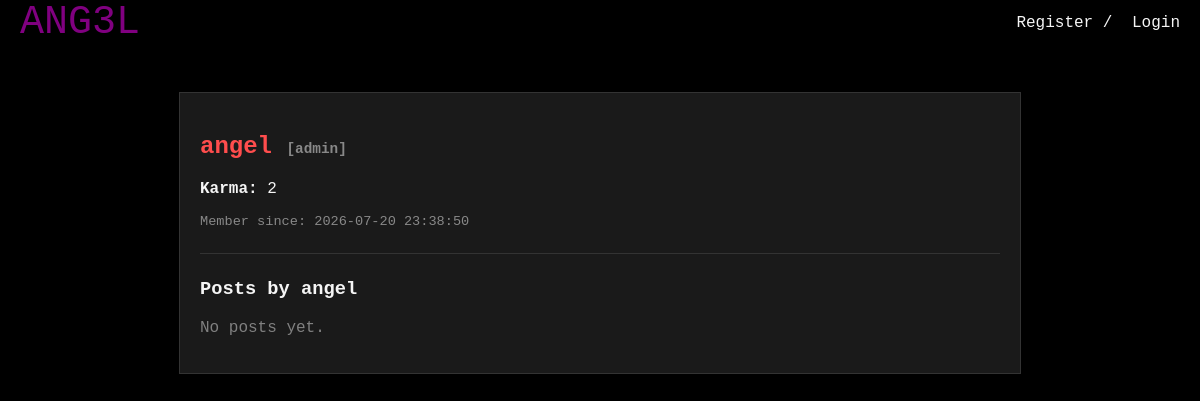
Page /u/angel on the earlier database version.
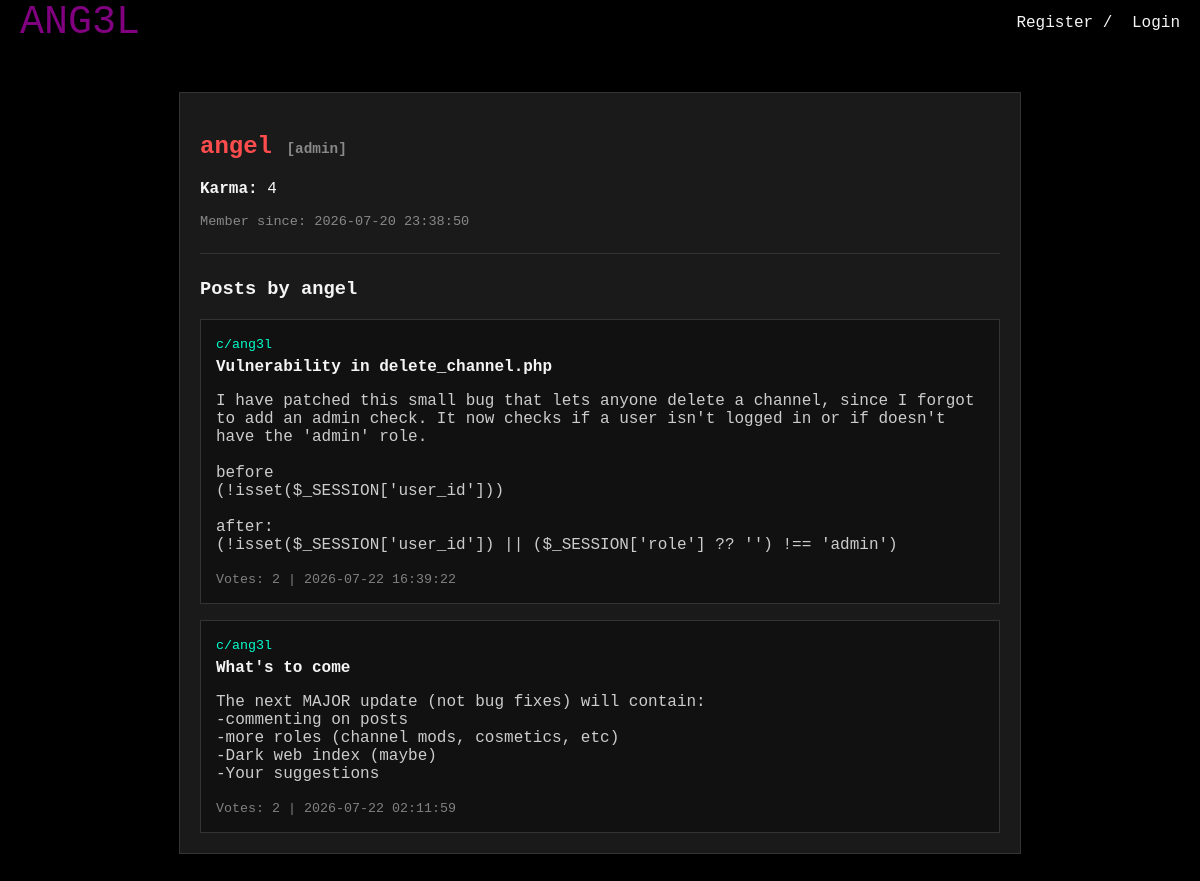
Same page on the later database version.
### tables this page shows
CREATE TABLE users (
    id INTEGER PRIMARY KEY AUTOINCREMENT,
    username TEXT UNIQUE NOT NULL,
    password_hash TEXT NOT NULL,
    is_admin INTEGER DEFAULT 0,
    created_at DATETIME DEFAULT CURRENT_TIMESTAMP
, role TEXT DEFAULT 'member', karma INTEGER DEFAULT 0);

CREATE TABLE posts (
    id INTEGER PRIMARY KEY AUTOINCREMENT,
    subchannel_id INTEGER NOT NULL,
    user_id INTEGER NOT NULL,
    title TEXT NOT NULL,
    body TEXT NOT NULL,
    votes_count INTEGER DEFAULT 0,
    created_at DATETIME DEFAULT CURRENT_TIMESTAMP,
    FOREIGN KEY (subchannel_id) REFERENCES subchannels(id) ON DELETE CASCADE,
    FOREIGN KEY (user_id) REFERENCES users(id) ON DELETE CASCADE
);

CREATE TABLE subchannels (
    id INTEGER PRIMARY KEY AUTOINCREMENT,
    name TEXT UNIQUE NOT NULL,
    description TEXT,
    created_by INTEGER,
    created_at DATETIME DEFAULT CURRENT_TIMESTAMP,
    FOREIGN KEY (created_by) REFERENCES users(id) ON DELETE SET NULL
);

### db.php (called while the page is built, shortened)
<?php
if (!function_exists('getRoleColor')) {
    function getRoleColor($role) {
        switch ($role) {
            case 'admin': return '#FF4D4D';
        }
    }
}

### public/profile.php (the view, shortened to what this page needs)
<?php
require_once __DIR__ . '/../db.php';
$username = strtolower(trim($_GET['user'] ?? ''));
$stmt = $db->prepare("SELECT id, username, role, karma, created_at FROM users WHERE LOWER(username) = ?");
$stmt->execute([$username]);
$profile_user = $stmt->fetch(PDO::FETCH_ASSOC);
$stmt_posts = $db->prepare("SELECT p.*, c.name as channel_name FROM posts p JOIN subchannels c ON p.subchannel_id = c.id WHERE p.user_id = ? ORDER BY p.created_at DESC");
$stmt_posts->execute([$profile_user['id']]);
$user_posts = $stmt_posts->fetchAll(PDO::FETCH_ASSOC);
?>
<!DOCTYPE html>
<html>
<head>
    <link rel="stylesheet" type="text/css" href="/css/header.css">
    <link rel="stylesheet" type="text/css" href="/css/profile.css">
</head>
<body>
    <?php include __DIR__ . '/../includes/header.php'; ?>
    <div class="container">
        <h2 style="color: <?php echo getRoleColor($profile_user['role']); ?>;">
            <?php echo htmlspecialchars($profile_user['username'], ENT_QUOTES, 'UTF-8'); ?>
            <span style="font-size: 0.9rem; color: #888;">[<?php echo htmlspecialchars($profile_user['role'], ENT_QUOTES, 'UTF-8'); ?>]</span>
        </h2>
        <p><strong>Karma:</strong> <?php echo $profile_user['karma']; ?></p>
        <p style="font-size: 0.85rem; color: #888;">Member since: <?php echo $profile_user['created_at']; ?></p>
        <hr style="border: 0; border-top: 1px solid #333; margin: 1.5rem 0;">
        <h3>Posts by <?php echo htmlspecialchars($profile_user['username'], ENT_QUOTES, 'UTF-8'); ?></h3>
        <?php if (empty($user_posts)): ?>
            <p style="color: gray;">No posts yet.</p>
        <?php else: ?>
            <?php foreach ($user_posts as $post): ?>
                <div class="post-card">
                    <small style="color: #00ffcc;"><a href="/c/<?php echo htmlspecialchars($post['channel_name'], ENT_QUOTES, 'UTF-8'); ?>" style="color: #00ffcc; text-decoration: none;">c/<?php echo htmlspecialchars($post['channel_name'], ENT_QUOTES, 'UTF-8'); ?></a></small>
                    <h4 style="margin: 5px 0;"><?php echo htmlspecialchars($post['title'], ENT_QUOTES, 'UTF-8'); ?></h4>
                    <p style="color: #ccc;"><?php echo nl2br(htmlspecialchars($post['body'], ENT_QUOTES, 'UTF-8')); ?></p>
                    <small style="color: gray;">Votes: <?php echo $post['votes_count']; ?> | <?php echo $post['created_at']; ?></small>
                </div>
            <?php endforeach; ?>
        <?php endif; ?>
    </div>
</body>
</html>

Differences in the rows shown:
changed users "angel": karma "2" → "4"
added posts: subchannel.name "ang3l", title "Vulnerability in delete_channel.php", body "I have patched this small bug that lets anyone delete a channel, since I forgot to add an admin check. It now checks if a user isn't logged in or if doesn't have the 'admin' role. before (!isset($_SESSION['user_id'])) after: (!isset($_SESSION['user_id']) || ($_SESSION['role'] ?? '') !== 'admin')", votes_count "2", created_at "2026-07-22 16:39:22"
added posts: subchannel.name "ang3l", title "What's to come", body "The next MAJOR update (not bug fixes) will contain: -commenting on posts -more roles (channel mods, cosmetics, etc) -Dark web index (maybe) -Your suggestions", votes_count "2", created_at "2026-07-22 02:11:59"
Other differences:
text no longer shown: "No posts yet."
